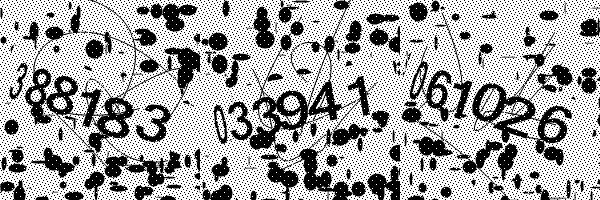
#> input picture test-data/CodeImage-033941.jpg, 600 x 200 px; its folder holds only this picture in this run
$ python benchmark-captcha.py
#> lines starting #> are read from the running program, lines starting #| are printed output that depends on the picture; after the words box and inside, x2 and y2 are one past the last pixel; in counts of white or black regions, pixels touching at a corner belong together
### core/captcha.py
import cv2
import decimal
import pytesseract

def frange(x, y, jump):
  while x < y:
    yield float(x)
    x += decimal.Decimal(jump)

class CaptchaSolver:
    def __init__(self):
        self.Image = None

    def GetNumbers(self, numDig=0):
        apperances = {}
        # try all reasonable angles
        for angle in frange(-45, 45, 0.5):
            rimg = self.rotateImage(angle)
            clean = self.cleanImage(rimg)
            # crop out center of image
            clean = clean[330:550, 20:780]

            numbers = self.recognizeImage(clean)
            if numDig>0 and len(numbers) != numDig:
                continue

            if numbers in apperances:
                apperances[numbers] += 1
            else:
                apperances[numbers] = 1

        return max(apperances, key=apperances.get)

    def recognizeImage(self, img):
        img_rgb = cv2.cvtColor(img, cv2.COLOR_BGR2RGB)
        img_rgb = cv2.resize(img_rgb, None, fx=2, fy=1)
        digits = pytesseract.image_to_string(img_rgb, config='--psm 8 --oem 0 -c tessedit_char_whitelist=0123456789')
        return digits.replace(" ", "").replace("\n", "")

    def rotateImage(self, angle):
        # Get the dimensions of the image
        (height, width) = self.Image.shape[:2]
        # Compute the center of the image
        center = (width // 2, height // 2)
        # Generate the rotation matrix using the angle and the image center
        rotation_matrix = cv2.getRotationMatrix2D(center, angle, 1.0)
        # Perform the rotation
        return cv2.warpAffine(self.Image, rotation_matrix, (width, height))

    def cleanImage(self, img):
        # Convert to grayscale
        c_gray = cv2.cvtColor(img, cv2.COLOR_RGB2GRAY)
        # Enlarge image
        c_gray = cv2.resize(c_gray, None, fx=4, fy=4)
        # Median filter
        out = cv2.medianBlur(c_gray, 1)
        # Image thresholding
        out = cv2.threshold(out, 150, 255, cv2.THRESH_BINARY)[1]

        # Filter using contour area and remove small noise (< 1000)
        cnts = cv2.findContours(out, cv2.RETR_TREE, cv2.CHAIN_APPROX_SIMPLE)
        cnts = cnts[0] if len(cnts) == 2 else cnts[1]
        for c in cnts:
            area = cv2.contourArea(c)
            if area < 1000:
                cv2.drawContours(out, [c], -1, 255, cv2.FILLED)
            else:
                # thiner contour erea in order to get rid of small lines
                cv2.drawContours(out, [c], -1, 255, 6)

        # Median filter
        out = cv2.medianBlur(out,3)
        return out

    # [5 lines left out: function ReadImage, not called in this run]

    def LoadImage(self, image):
        self.Image = image

### benchmark-captcha.py
import cv2
import os

from core.captcha import CaptchaSolver

dirname = os.path.dirname(__file__)
dirname = os.path.join(dirname, 'test-data')

wrong = right = 0
for sample in os.listdir(dirname):
    filename = os.path.join(dirname, sample)

    if not os.path.isfile(filename):
        continue

    img = cv2.imread(filename)
#> img is the input picture: shape (200, 600, 3); min 0, max 255, mean 166.6
    # crop middle imgage
    img = img[0:200, 200:400]
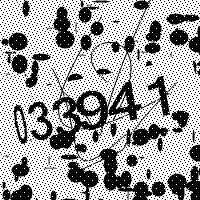
#> img: shape (200, 200, 3); min 0, max 255, mean 161

    captcha = CaptchaSolver()
    captcha.LoadImage(img)
    guessed_code = captcha.GetNumbers(6)
#> the loop in GetNumbers, `for angle in frange(-45, 45, 0.5):` made 1 pass
#> pass 1, in GetNumbers, `rimg = self.rotateImage(angle)`:
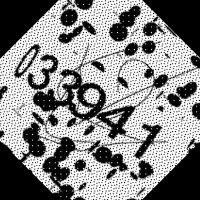
#> rimg: shape (200, 200, 3); min 0, max 255, mean 135.3
#> pass 1, in cleanImage, `c_gray = cv2.resize(c_gray, None, fx=4, fy=4)`:
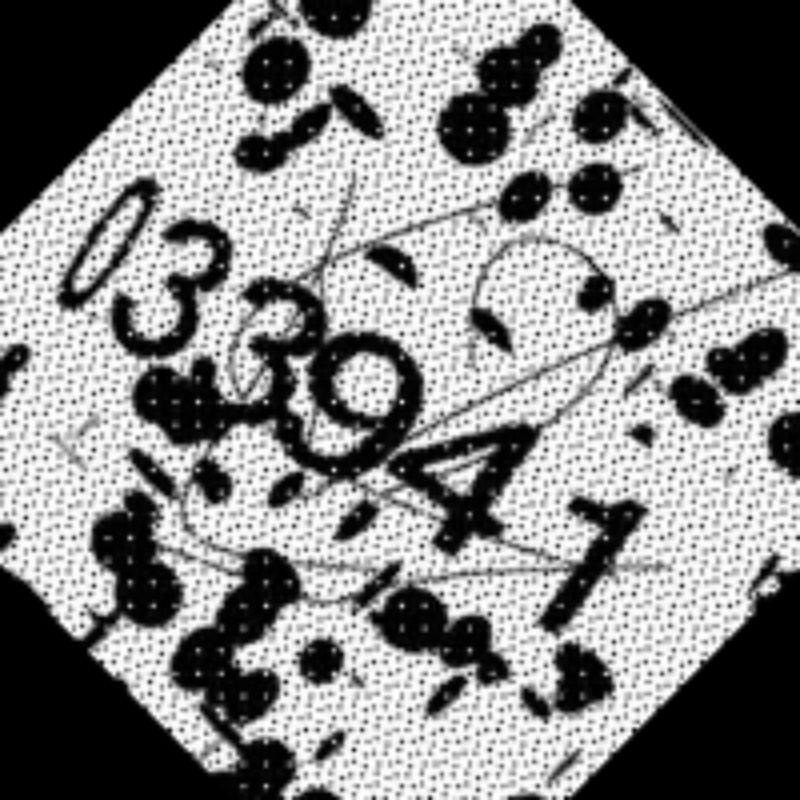
#> c_gray: shape (800, 800); min 0, max 255, mean 135.2
#> pass 1, in cleanImage, `out = cv2.threshold(out, 150, 255, cv2.THRESH_BINARY)[1]`:
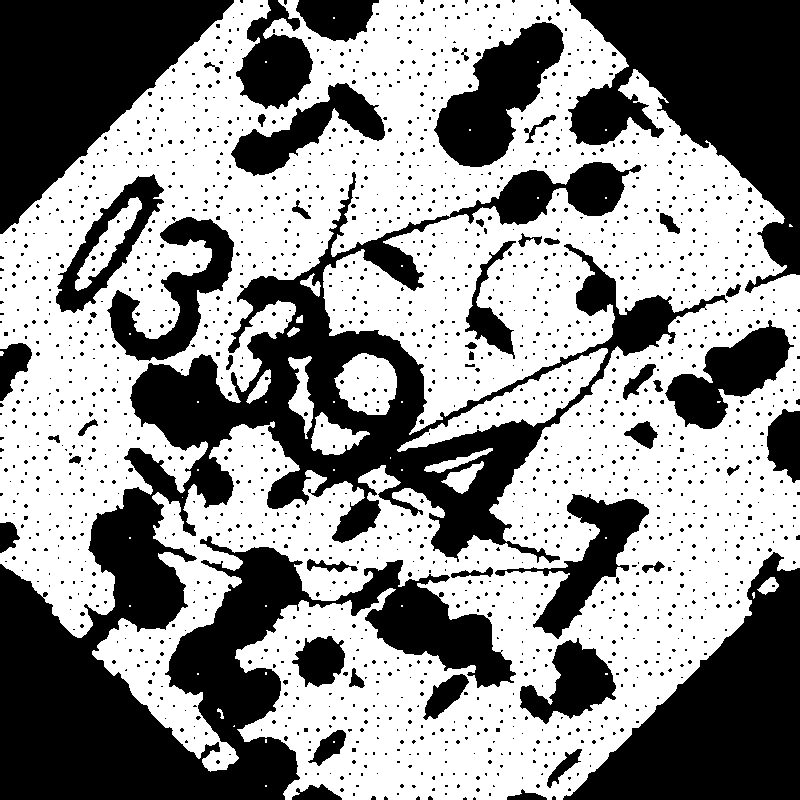
#> out: shape (800, 800); 55.4% white; 1740 black regions (1689 under 20 px), largest, box (x1, y1, x2, y2) and area: (0, 162, 728, 800) 121684, (568, 0, 800, 293) 33191, (563, 552, 800, 800) 28444
#> after the loop in GetNumbers, `for angle in frange(-45, 45, 0.5):`:
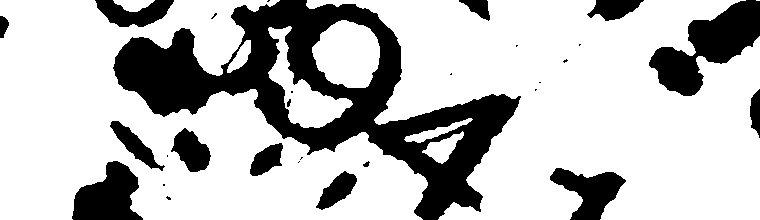
#> clean: shape (220, 760); 74.3% white; 29 black regions (14 under 20 px), largest, box (x1, y1, x2, y2) and area: (113, 0, 521, 220) 27003, (649, 0, 760, 96) 4902, (72, 161, 143, 220) 2713
#> after the loop in GetNumbers, `for angle in frange(-45, 45, 0.5):`: apperances = 0 items
#> (the run stopped early here; a loop or call above may not have finished)

$ run again, on test-data/CodeImage-413214.jpg
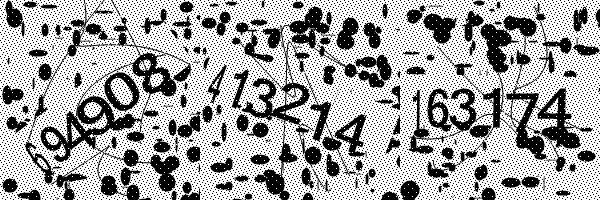
#> input picture test-data/CodeImage-413214.jpg, 600 x 200 px
#> img is the input picture: shape (200, 600, 3); min 0, max 255, mean 165.4
#> img: shape (200, 200, 3)
#> the loop in GetNumbers, `for angle in frange(-45, 45, 0.5):` made 1 pass
#> pass 1, in cleanImage, `out = cv2.threshold(out, 150, 255, cv2.THRESH_BINARY)[1]`:
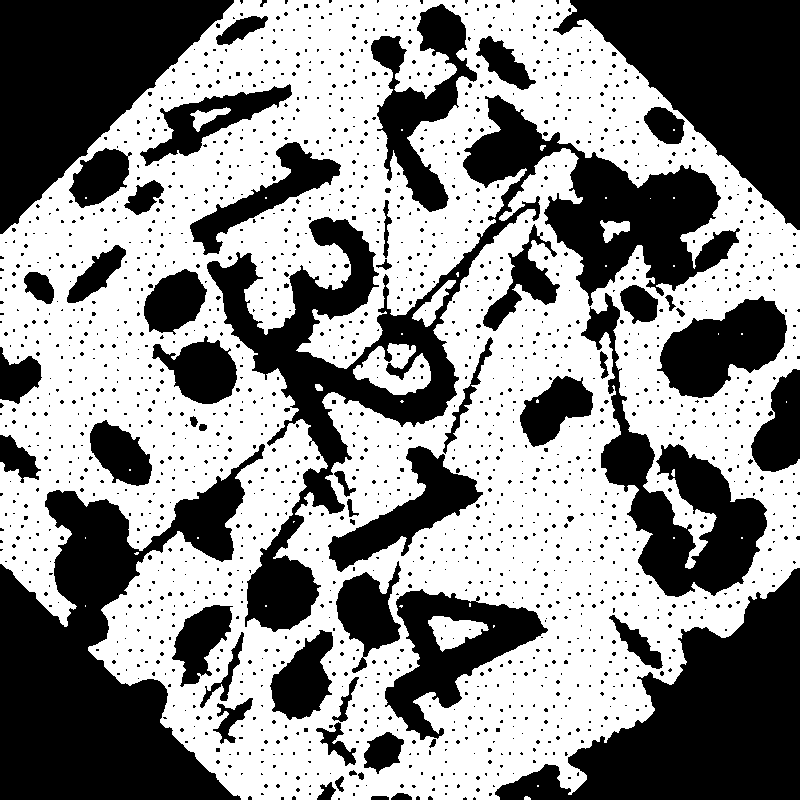
#> out: shape (800, 800); 54.2% white; 1711 black regions (1651 under 20 px), largest, box (x1, y1, x2, y2) and area: (207, 95, 740, 632) 48701, (0, 444, 265, 800) 42667, (495, 568, 800, 800) 32663
#> after the loop in GetNumbers, `for angle in frange(-45, 45, 0.5):`:
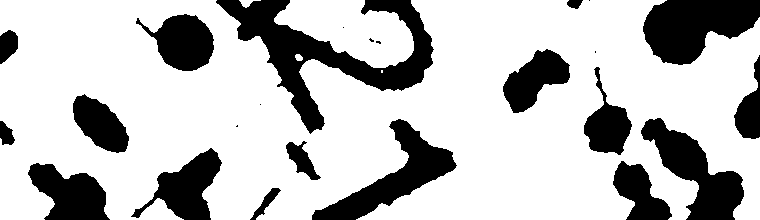
#> clean: shape (220, 760); 74.8% white; 24 black regions (7 under 20 px), largest, box (x1, y1, x2, y2) and area: (216, 0, 434, 134) 8670, (643, 0, 760, 65) 5146, (312, 119, 457, 220) 4419
#> after the loop in GetNumbers, `for angle in frange(-45, 45, 0.5):`: apperances = 0 items

$ run again, on test-data/CodeImage-499222.jpg
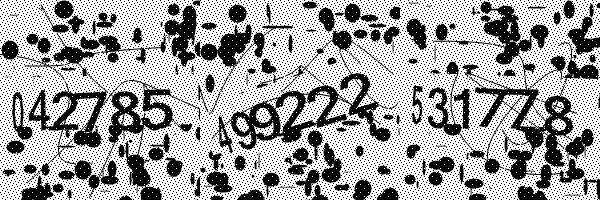
#> input picture test-data/CodeImage-499222.jpg, 600 x 200 px
#> img is the input picture: shape (200, 600, 3); min 0, max 255, mean 161.7
#> img: shape (200, 200, 3)
#> the loop in GetNumbers, `for angle in frange(-45, 45, 0.5):` made 1 pass
#> pass 1, in cleanImage, `out = cv2.threshold(out, 150, 255, cv2.THRESH_BINARY)[1]`:
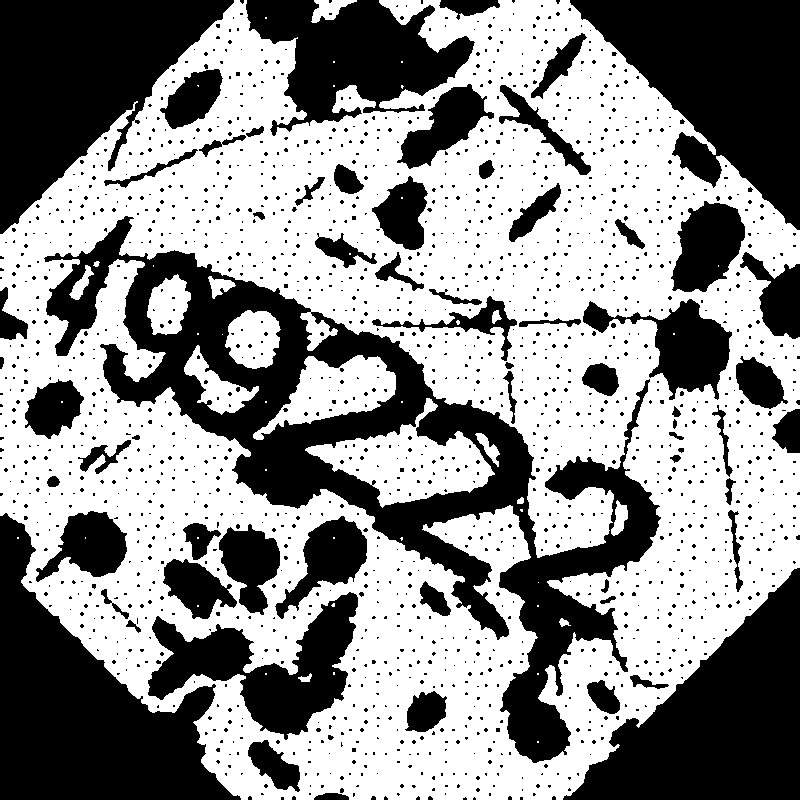
#> out: shape (800, 800); 55.6% white; 1749 black regions (1683 under 20 px), largest, box (x1, y1, x2, y2) and area: (44, 216, 661, 763) 67136, (0, 513, 241, 800) 31967, (0, 0, 234, 234) 28729
#> after the loop in GetNumbers, `for angle in frange(-45, 45, 0.5):`:
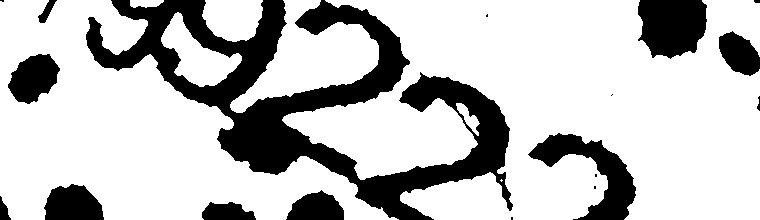
#> clean: shape (220, 760); 75.5% white; 18 black regions (7 under 20 px), largest, box (x1, y1, x2, y2) and area: (86, 0, 513, 220) 27079, (528, 133, 636, 220) 3496, (638, 0, 707, 59) 3321
#> after the loop in GetNumbers, `for angle in frange(-45, 45, 0.5):`: apperances = 0 items

$ run again, on test-data/CodeImage-504539.jpg
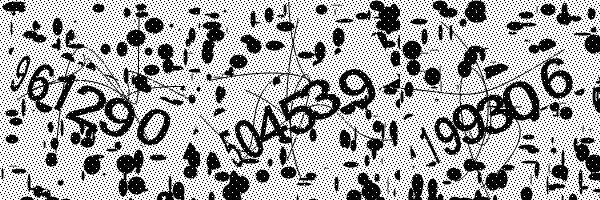
#> input picture test-data/CodeImage-504539.jpg, 600 x 200 px
#> img is the input picture: shape (200, 600, 3); min 0, max 255, mean 165.3
#> img: shape (200, 200, 3)
#> the loop in GetNumbers, `for angle in frange(-45, 45, 0.5):` made 1 pass
#> pass 1, in cleanImage, `out = cv2.threshold(out, 150, 255, cv2.THRESH_BINARY)[1]`:
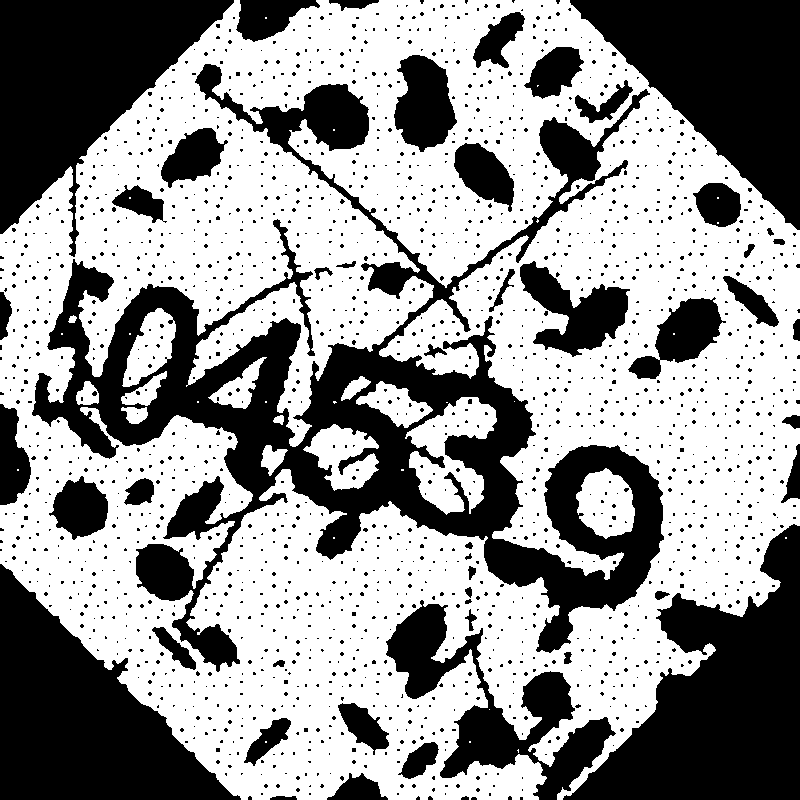
#> out: shape (800, 800); 57.8% white; 1816 black regions (1767 under 20 px), largest, box (x1, y1, x2, y2) and area: (32, 64, 664, 672) 87144, (563, 524, 800, 800) 32770, (0, 564, 241, 800) 28762
#> after the loop in GetNumbers, `for angle in frange(-45, 45, 0.5):`:
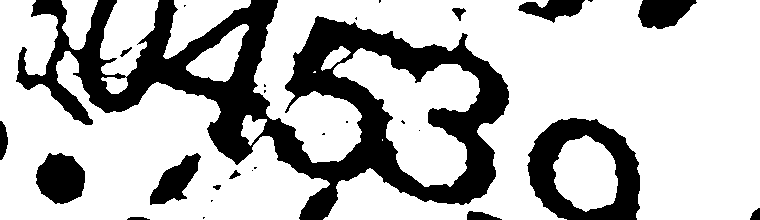
#> clean: shape (220, 760); 73% white; 28 black regions (14 under 20 px), largest, box (x1, y1, x2, y2) and area: (16, 0, 509, 220) 33247, (527, 118, 640, 220) 5729, (36, 153, 85, 204) 1888
#> after the loop in GetNumbers, `for angle in frange(-45, 45, 0.5):`: apperances = 0 items
